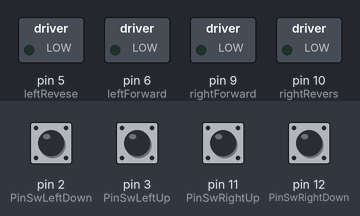
Bench run of a sketch on a simulated Arduino Uno, built with avr-gcc and run on an emulated ATmega328P. Shown: switched loads named in the sketch (green lamp = pin HIGH). The test bench sets the inputs (shaded band); at power-on: pin 2 (PinSwLeftDown), pin 3 (PinSwLeftUp), pin 11 (PinSwRightUp), pin 12 (PinSwRightDown) HIGH.

Above: at 1.2 s.
1.3 s: pin 11 (PinSwRightUp) pulled LOW for 0.15 s
At 2.7 s:
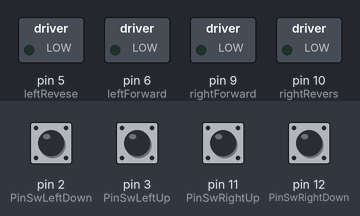
3.0 s: pin 12 (PinSwRightDown) pulled LOW for 0.15 s
At 3.1 s:
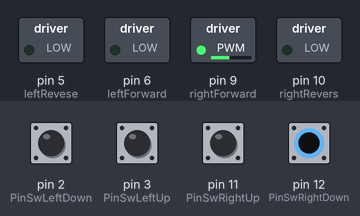
4.7 s: pin 2 (PinSwLeftDown) pulled LOW for 0.15 s
At 4.77 s:
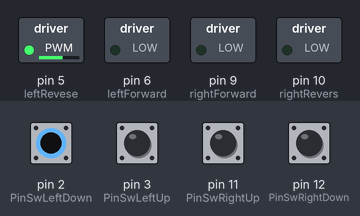
6.3 s: pin 3 (PinSwLeftUp) pulled LOW for 0.15 s
At 6.37 s:
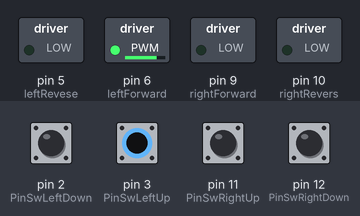
7.9 s: pin 2 (PinSwLeftDown) pulled LOW for 1 s
At 9.6 s:
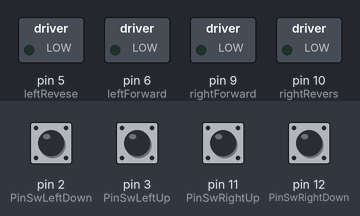
10.4 s: pin 11 (PinSwRightUp) pulled LOW for 1 s
At 11.2 s:
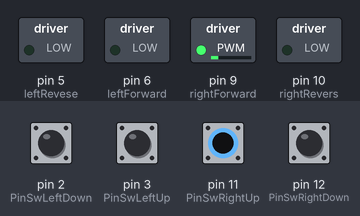
Timing chart, 0 to 13.4 s (numbered marks = the images above; inputs shaded):
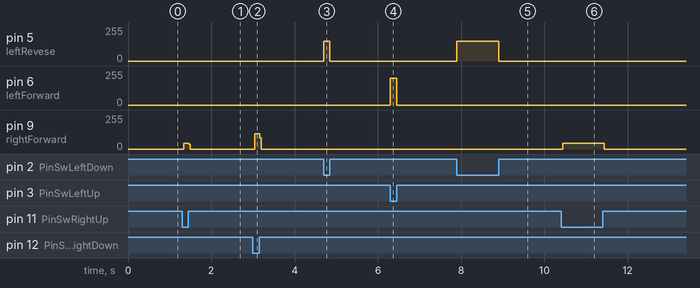

The sketch:

MotorsWork.ino
```cpp
#define swLeftUp digitalRead(PinSwLeftUp)
#define swLeftDown digitalRead(PinSwLeftDown)
#define swRightUp digitalRead(PinSwRightUp)
#define swRightDown digitalRead(PinSwRightDown)

int leftForward = 6; // Left Motor - Forward
int leftRevese = 5; // Left Motor - Revers
int rightForward = 9; // Right Motor - forward
int rightRevers = 10; // Right Motor - Reverse

int PinSwLeftUp = 3;
int PinSwLeftDown = 2;
int PinSwRightUp = 11;
int PinSwRightDown = 12;

int leftLed = 7;
int ledMid = 13;
int ledRight = 9;
int maxpwm = 250;
int jeda;

void setup() {
  // OUTPUT
  pinMode(leftForward, OUTPUT);
  pinMode(leftRevese, OUTPUT);
  pinMode(rightForward, OUTPUT);
  pinMode(rightRevers, OUTPUT);
  // Input
  pinMode(PinSwLeftUp, INPUT_PULLUP);
  pinMode(PinSwLeftDown, INPUT_PULLUP);
  pinMode(PinSwRightUp, INPUT_PULLUP);
  pinMode(PinSwRightDown, INPUT_PULLUP);
}

void setMotor(int pwmLeft, int pwmRight){
    if(pwmLeft > maxpwm){
        pwmLeft = maxpwm;
      }else if(pwmLeft < -maxpwm){
        pwmLeft = -maxpwm;
      }
    if(pwmLeft < 0){
      pwmLeft *= -1;
      analogWrite(leftRevese, pwmLeft);
      analogWrite(leftForward, 0);
     }else{
      analogWrite(leftRevese, 0);
      analogWrite(leftForward, pwmLeft);
     }

     if(pwmRight > maxpwm){
       pwmRight = maxpwm;
      }else if(pwmRight < -maxpwm){
        pwmRight = -maxpwm;
       }

       if(pwmRight < 0){
          pwmRight *= -1;
          analogWrite(rightRevers, pwmRight);
          analogWrite(rightForward, 0);
        }else{
          analogWrite(rightRevers, 0);
          analogWrite(rightForward, pwmRight);
        }
  }

void loop() {
  // put your main code here, to run repeatedly:
  if(!swLeftUp){
      analogWrite(leftForward, 200);
    }else{
        analogWrite(leftForward,0);
      }

  if(!swLeftDown){
      analogWrite(leftRevese, 150);
    }else{
        analogWrite(leftRevese,0);
      }

  if(!swRightUp){
      analogWrite(rightForward, 200);
    }else{
      analogWrite(rightForward, 0);
      }


  if(!swRightDown){
      analogWrite(rightForward, 150);
    }else{
      analogWrite(rightForward, 0);
      }

}
```

Measured:
- after the input at 1.3 s, pin 9 (rightForward): 0/255 → 45/255 at once, → 0/255 0.12 s later
- after the input at 3.0 s, pin 9 (rightForward): 0/255 → 116/255 at once, → 0/255 0.12 s later
- after the input at 4.7 s, pin 5 (leftRevese): 0/255 → 150/255 at once, → 0/255 0.15 s later
- after the input at 6.3 s, pin 6 (leftForward): 0/255 → 200/255 at once, → 0/255 0.15 s later
- after the input at 7.9 s, pin 5 (leftRevese): 0/255 → 150/255 at once, → 0/255 1.0 s later
- after the input at 10.4 s, pin 9 (rightForward): 0/255 → 45/255 at once, → 0/255 1.0 s later
